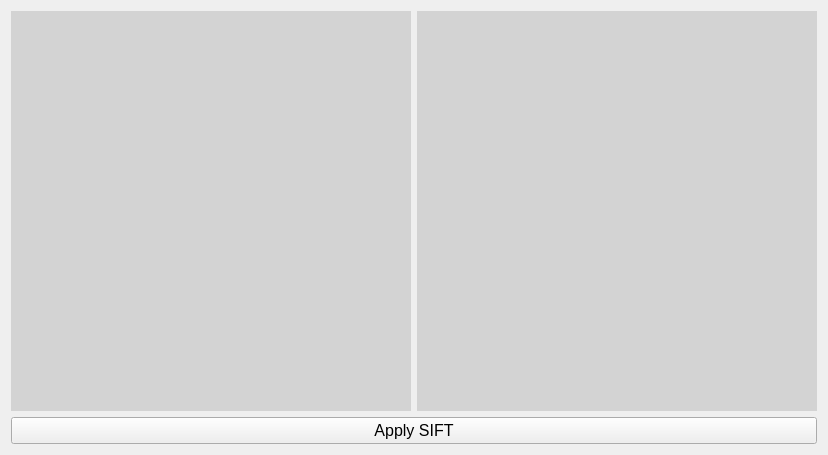
      <widget class="QWidget" name="tab_8">
       <attribute name="title">
        <string>SIFT</string>
       </attribute>
       <layout class="QGridLayout" name="gridLayout_9">
        <item row="0" column="0">
         <layout class="QGridLayout" name="gridLayout_8">
          <item row="0" column="0">
           <layout class="QHBoxLayout" name="horizontalLayout_35">
            <item>
             <widget class="QLabel" name="image_before_sift">
              <property name="sizePolicy">
               <sizepolicy hsizetype="Fixed" vsizetype="Fixed">
                <horstretch>0</horstretch>
                <verstretch>0</verstretch>
               </sizepolicy>
              </property>
              <property name="minimumSize">
               <size>
                <width>400</width>
                <height>400</height>
               </size>
              </property>
              <property name="styleSheet">
               <string notr="true">background-color:lightgrey</string>
              </property>
              <property name="text">
               <string/>
              </property>
             </widget>
            </item>
            <item>
             <widget class="QLabel" name="sift_label">
              <property name="sizePolicy">
               <sizepolicy hsizetype="Fixed" vsizetype="Fixed">
                <horstretch>0</horstretch>
                <verstretch>0</verstretch>
               </sizepolicy>
              </property>
              <property name="minimumSize">
               <size>
                <width>400</width>
                <height>400</height>
               </size>
              </property>
              <property name="styleSheet">
               <string notr="true">background-color:lightgrey</string>
              </property>
              <property name="text">
               <string/>
              </property>
             </widget>
            </item>
           </layout>
          </item>
          <item row="1" column="0">
           <widget class="QPushButton" name="apply_sift_btn">
            <property name="font">
             <font>
              <pointsize>12</pointsize>
             </font>
            </property>
            <property name="text">
             <string>Apply SIFT</string>
            </property>
           </widget>
          </item>
         </layout>
        </item>
       </layout>
      </widget>
